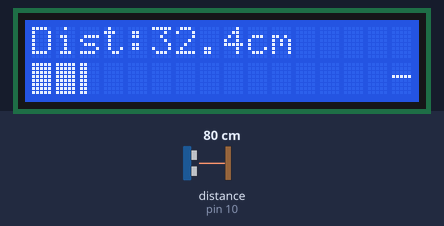
This sketch was run on a simulated Arduino Uno, built with avr-gcc and run on an emulated ATmega328P. Shown: 16×2 character LCD. Wiring (inferred from the names in the program): ultrasonic range finder: trigger pin 9; echo pin 10. The test bench sets the inputs (shaded band); at power-on: distance to the obstacle (sensor on pin 10) 80 cm. The echo pulse lasts 58.3 µs per cm; what the sketch prints to the serial monitor is not drawn.

Above: at 7.0 s.
7.1 s: distance to the obstacle (sensor on pin 10) set to 120 cm
At 9.7 s:
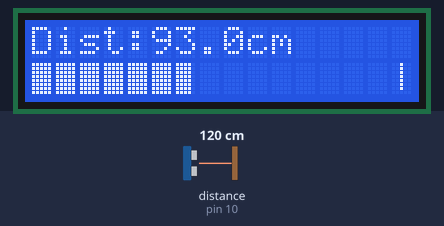
10.1 s: distance to the obstacle (sensor on pin 10) set to 47 cm
At 12.5 s:
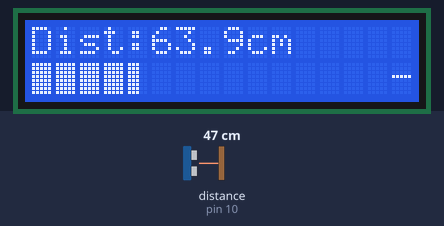
13.1 s: distance to the obstacle (sensor on pin 10) set to 2 cm
At 15.4 s:
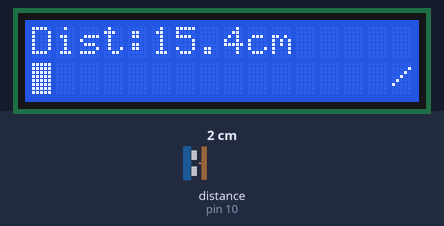
16.1 s: distance to the obstacle (sensor on pin 10) set to 53 cm
At 18.9 s:
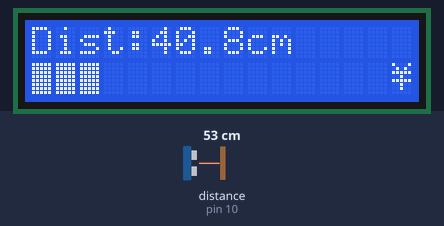
19.1 s: distance to the obstacle (sensor on pin 10) set to 4 cm
At 21.7 s:
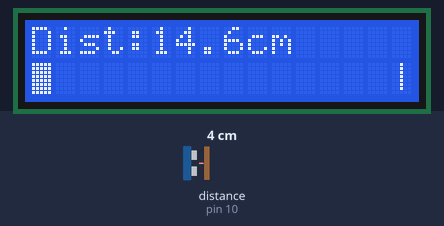
22.1 s: distance to the obstacle (sensor on pin 10) set to 60 cm
At 25.5 s:
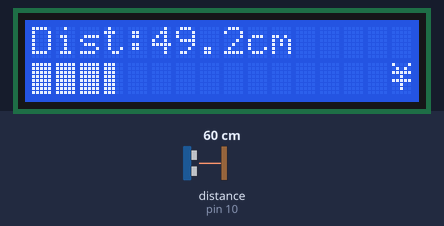

Measured:
- after the input at 7.1 s, the display: first changes after 0.11 s (image 1 shows a later state)
- after the input at 10.1 s, the display: first changes after 0.29 s (image 2 shows a later state)
- after the input at 13.1 s, the display: first changes after 0.11 s (image 3 shows a later state)
- after the input at 16.1 s, the display: first changes after 0.25 s (image 4 shows a later state)
- after the input at 19.1 s, the display: first changes after 0.24 s (image 5 shows a later state)
- after the input at 22.1 s, the display: first differs from a run without the input after 0.38 s (image 6 shows a later state)
- what the display in image 1 shows lasts 0.6 s, from 9.2 s to 9.8 s

The sketch:

Arduino-EMA-Tape.ino
```cpp
#include <Wire.h>
#include <LiquidCrystal_I2C.h>

// กำหนดขาของ HC-SR04
#define TRIG_PIN 9
#define ECHO_PIN 10

// กำหนดหน้าจอ LCD
LiquidCrystal_I2C lcd(0x27, 16, 2);

// ตัวแปรหลัก
float distance = 0.0;
float lastDistance = 0.0;
float filteredDistance = 0.0;
unsigned long lastUpdate = 0;
#define ALPHA 0.1  // กรองค่า Exponential Moving Average (ลดจาก 0.3 เป็น 0.1)

// ตั้งค่าอัตราการอัปเดตจอ LCD
#define BASE_REFRESH_RATE 1000  // ค่าเริ่มต้น (ms)
#define FAST_REFRESH_RATE 100   // ค่าเร็วสุด (ms)
unsigned long refreshRate = BASE_REFRESH_RATE;

// สำหรับ spinner animation
int spinnerIndex = 0;
char spinnerChars[4] = {'|', '/', '-', '\\'};

// สำหรับ gauge bar
const float maxDistance = 200.0; // สมมุติระยะทางสูงสุด 200 cm
const int gaugeWidth = 15;       // ใช้ 15 ช่องสำหรับ gauge bar (ช่องสุดท้ายจองไว้สำหรับ spinner)

void setup() {
    Serial.begin(115200);
    lcd.init();
    lcd.backlight();

    pinMode(TRIG_PIN, OUTPUT);
    pinMode(ECHO_PIN, INPUT);

    showSplashScreen(); // แสดง splash screen ตอนเปิดเครื่อง
}

void loop() {
    delay(100);
    // อ่านค่าระยะด้วยการสุ่มตัวอย่างหลายครั้ง (5 ค่า)
    distance = measureDistance();

    // กรองค่าด้วย Exponential Moving Average (EMA)
    filteredDistance = (ALPHA * distance) + ((1 - ALPHA) * filteredDistance);

    // ตรวจจับความเปลี่ยนแปลงของระยะ
    float diff = abs(lastDistance - filteredDistance);

    // ปรับอัตราการอัปเดตจอ LCD ตามการเปลี่ยนแปลง
    if (diff > 50) {
        refreshRate = FAST_REFRESH_RATE;  // เปลี่ยนแปลงมาก → อัปเดตเร็วสุด
    } else if (diff > 5) {
        refreshRate = 300;                // เปลี่ยนแปลงปานกลาง
    } else {
        refreshRate = BASE_REFRESH_RATE;  // เปลี่ยนแปลงน้อย → อัปเดตช้า
    }

    // อัปเดต LCD เมื่อถึงเวลาหรือมีการเปลี่ยนแปลงมากกว่า 0.1
    unsigned long currentMillis = millis();
    if ((currentMillis - lastUpdate >= refreshRate) && (diff > 0.1)) {
        lastUpdate = currentMillis;

        lcd.clear();
        lcd.setCursor(0, 0);
        lcd.print("Dist:");
        lcd.print(filteredDistance, 1);
        lcd.print("cm");

        // บรรทัดที่สอง: แสดง gauge bar พร้อม spinner animation
        lcd.setCursor(0, 1);
        float ratio = filteredDistance / maxDistance;
        if (ratio > 1.0) ratio = 1.0;
        int totalPixels = gaugeWidth * 5;
        int filledPixels = ratio * totalPixels;
        for (int i = 0; i < gaugeWidth; i++) {
            int cellFill = filledPixels - (i * 5);
            if (cellFill >= 5) {
                lcd.write(byte(5));
            } else if (cellFill > 0) {
                lcd.write(byte(cellFill));
            } else {
                lcd.write(byte(0));
            }
        }
        lcd.setCursor(gaugeWidth, 1);
        lcd.print(spinnerChars[spinnerIndex]);
        spinnerIndex = (spinnerIndex + 1) % 4;

        Serial.print("Measured: ");
        Serial.print(filteredDistance);
        Serial.println(" cm");

        lastDistance = filteredDistance;
    }
}

// ฟังก์ชันวัดระยะทางโดยใช้ค่าเฉลี่ยจากหลายการอ่าน
float measureDistance() {
    float sum = 0;
    int samples = 5; // อ่านค่า 5 ครั้งแล้วหาค่าเฉลี่ย
    for (int i = 0; i < samples; i++) {
        digitalWrite(TRIG_PIN, LOW);
        delayMicroseconds(2);
        digitalWrite(TRIG_PIN, HIGH);
        delayMicroseconds(10);
        digitalWrite(TRIG_PIN, LOW);
        long duration = pulseIn(ECHO_PIN, HIGH);
        float dist = duration * 0.034 / 2;

        // กรองค่าสุ่มผิดพลาด
        if (dist < 2 || dist > 200) {
            continue; // ข้ามค่าที่ผิดปกติ
        }

        sum += dist;
        delay(10);
    }
    return sum / samples; // ค่าเฉลี่ย
}

// ฟังก์ชันแสดง splash screen เท่สุดโต่ง
void showSplashScreen() {
    byte progress0[8] = {0x00,0x00,0x00,0x00,0x00,0x00,0x00,0x00};
    byte progress1[8] = {0x10,0x10,0x10,0x10,0x10,0x10,0x10,0x10};
    byte progress2[8] = {0x18,0x18,0x18,0x18,0x18,0x18,0x18,0x18};
    byte progress3[8] = {0x1C,0x1C,0x1C,0x1C,0x1C,0x1C,0x1C,0x1C};
    byte progress4[8] = {0x1E,0x1E,0x1E,0x1E,0x1E,0x1E,0x1E,0x1E};
    byte progress5[8] = {0x1F,0x1F,0x1F,0x1F,0x1F,0x1F,0x1F,0x1F};

    lcd.createChar(0, progress0);
    lcd.createChar(1, progress1);
    lcd.createChar(2, progress2);
    lcd.createChar(3, progress3);
    lcd.createChar(4, progress4);
    lcd.createChar(5, progress5);

    lcd.clear();
    lcd.setCursor(0, 0);
    lcd.print("Taksa-on Tape!");
    lcd.setCursor(0, 1);
    lcd.print("Booting Up...");
    delay(1500);

    lcd.clear();
    lcd.setCursor(0, 0);
    lcd.print("Taksa-on Tape!");
    int barLength = 16;
    int totalSteps = barLength * 5;
    for (int progress = 0; progress <= totalSteps; progress++) {
        lcd.setCursor(0, 1);
        for (int i = 0; i < barLength; i++) {
            if (i < progress / 5) {
                lcd.write(byte(5));
            } else if (i == progress / 5) {
                int frac = progress % 5;
                lcd.write(byte(frac));
            } else {
                lcd.write(byte(0));
            }
        }
        delay(30);
    }
    delay(500);
    lcd.clear();
}
```
